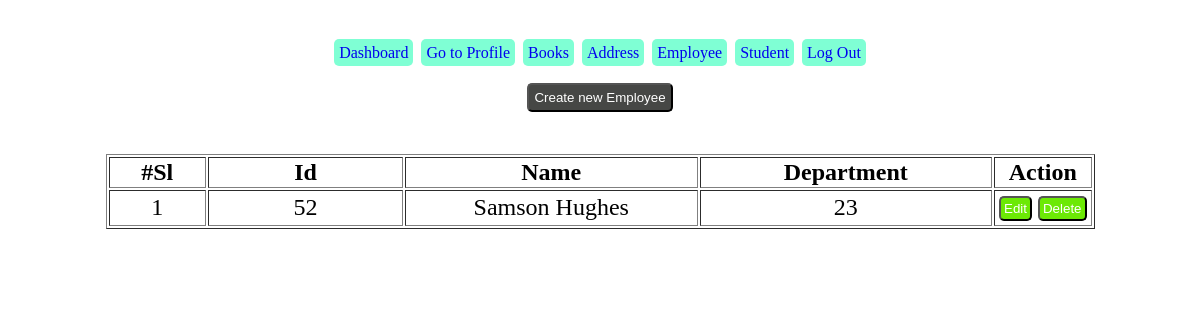
Page /view/employee/list.php (signed in) on the committed database.
### tables this page shows
CREATE TABLE `employee` (
  `id` int(10) NOT NULL,
  `emp_id` varchar(255) DEFAULT NULL,
  `name` varchar(255) DEFAULT NULL,
  `department` varchar(255) DEFAULT NULL
);

### model/employeeModel.php (called while the page is built, shortened)
<?php
function getAllEmployee(){
    $con = getConnection();
    $sql = "select * from employee";
    $result = mysqli_query($con, $sql);
    return $result;
}
?>

### view/employee/list.php (the view, shortened to what this page needs)
<!doctype html>
<html lang="en">
<head>
    <link rel="stylesheet" href="../../asset/main.css">
</head>
<body>
<br><br>
<?php
include "../../view/employee/menu.php";
require_once('../../model/employeeModel.php');
$employee = getAllEmployee();
?>
<h4 align="center">
    <form action="../../route/path.php" method="get">
        <button id="a2">Create new Employee</button>
    </form>
</h4>
<div class="container">
    <table border="1" align="center">
        <thead>
        <tr>
            <th width="10%">#Sl</th>
            <th width="20%">Id</th>
            <th width="30%">Name</th>
            <th width="30%">Department</th>
            <th width="10%">Action</th>
        </tr>
        </thead>
        <tbody>
        <?php
        $x = 0;
        while ($row = $employee->fetch_array(MYSQLI_ASSOC)) {
            $x++;
            echo
                '<tr>' .
                '<td>' . $x . '</td>' .
                '<td>' . $row['emp_id'] . '</td>' .
                '<td>' . $row['name'] . '</td>' .
                '<td>' . $row['department'] . '</td>' .
                '<td>
                        <div style="display: flex">
                            <form action="../../route/path.php?employee_id='.$row['id'].'">
                                <input type="hidden" name="employee_edit_view" value="' .$row['id'] . '"/>
                                <button id="a3">Edit</button>
                            </form>
                            <form action="../../route/path.php?employee_id='.$row['id'].'">
                                <input type="hidden" name="employee_delete" value="' . $row['id'] . '"/>
                                <button id="a3">Delete</button>
                            </form>
                        </div>
                    </td>' .
                '</tr>';
        }
        ?>
        </tbody>
    </table>
</div>
</body>
</html>

### asset/main.css (style rules this page uses)
.container { padding: 20px 50px; font-size: 24px; font-weight: 300; text-align: center; }
#a2 { text-decoration: none; padding: 5px; border-radius: 5px; color: white; background-color: rgb(70, 71, 69); }
#a3 { text-decoration: none; padding: 3px; margin: 3px; border-radius: 5px; color: white; background-color: rgb(108, 233, 5); }

### rows in the picture
employee: emp "52", name "Samson Hughes", department "23"
